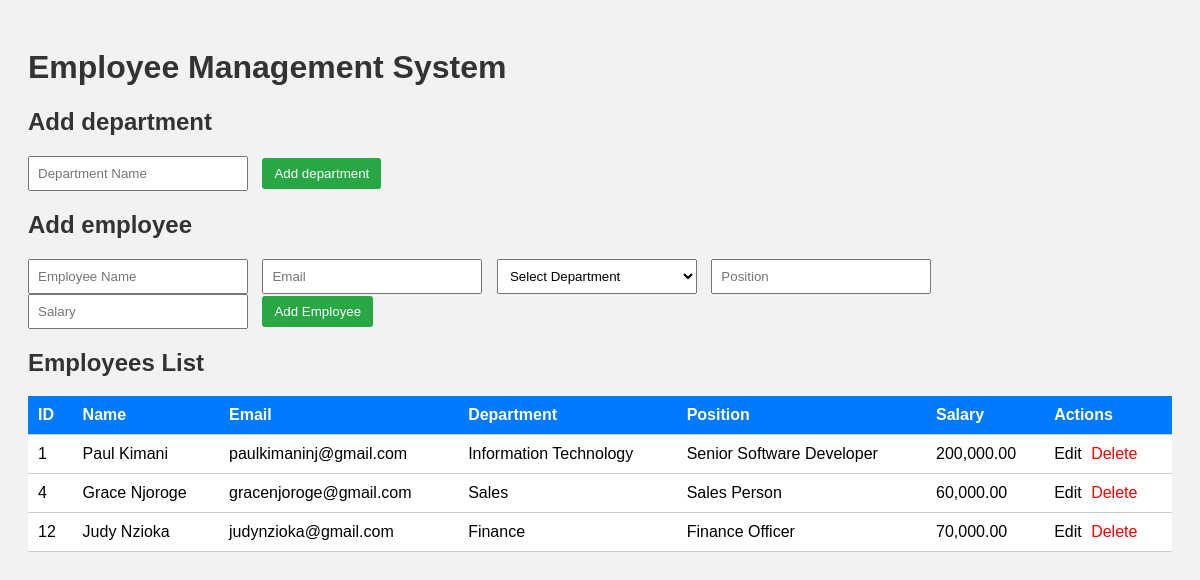
The page / on the database its author committed.
### tables this page shows
CREATE TABLE `employees` (
  `id` int(11) NOT NULL,
  `name` varchar(100) NOT NULL,
  `email` varchar(150) NOT NULL,
  `department_id` int(11) NOT NULL,
  `position` varchar(100) DEFAULT NULL,
  `salary` decimal(10,2) DEFAULT NULL
);

CREATE TABLE `departments` (
  `id` int(11) NOT NULL,
  `name` varchar(100) NOT NULL
);

### index.php (the view, shortened to what this page needs)
<?php
require 'connect.php';
$employees = [];
$sql = "SELECT employees.id, employees.name, employees.email, employees.position, employees.salary, departments.name AS dept_name
        FROM employees
        JOIN departments ON employees.department_id = departments.id
        ORDER BY employees.id ASC";
$res = $mysqli->query($sql);
while ($row = $res->fetch_assoc()) {
    $employees[] = $row;
}
?>
<!DOCTYPE html>
<html lang="en">
<head>
    <?php
    $css_file = "style.css"
        ?>
    <link rel="stylesheet" type="text/css" href="<?php echo $css_file ?>">
</head>
<body>
    <h1>Employee Management System</h1>
    <h2>Add department</h2>
    <form method="post">
        <input type="text" name="dept_name" placeholder="Department Name" required>
        <button type="submit" name="add_department">Add department</button>
    </form>
    <h2>Add employee</h2>
    <form method="post">
        <input type="text" name="name" placeholder="Employee Name" required>
        <input type="email" name="email" placeholder="Email" required>
        <select name="department_id" id="" required>
            <option value="">Select Department</option>
        </select>
        <input type="text" name="position" placeholder="Position">
        <input type="number" step="0.01" name="salary" placeholder="Salary">
        <button type="submit" name="add_employee">Add Employee</button>
    </form>
    <h2>Employees List</h2>
    <table>
        <tr>
            <th>ID</th>
            <th>Name</th>
            <th>Email</th>
            <th>Department</th>
            <th>Position</th>
            <th>Salary</th>
            <th>Actions</th>
        </tr>
        <?php foreach ($employees as $emp): ?>
            <tr>
                <td><?= $emp["id"] ?></td>
                <td><?= htmlspecialchars($emp['name']) ?></td>
                <td><?= htmlspecialchars($emp['email']) ?></td>
                <td><?= htmlspecialchars($emp['dept_name']) ?></td>
                <td><?= htmlspecialchars($emp['position']) ?></td>
                <td><?= number_format($emp['salary'], 2) ?></td>
                <td>
                    <a href="update.php?id=<?= $emp['id']; ?>" class="edit">Edit</a>
                    <a href="?delete_employee=<?= $emp['id'] ?>" class="delete"
                        onclick="return confirm('Delete this employee?')">Delete</a>
                </td>
            </tr>
        <?php endforeach; ?>
    </table>
</body>
</html>

### style.css (style rules this page uses)
body { font-family: Arial, sans-serif; background: #f2f2f2; padding: 20px; }
h1, h2 { color: #333; }
input[type=text], input[type=email], input[type=number], select { padding: 8px; margin-right: 10px; width: 200px; }
button { padding: 8px 12px; background: #28a745; color: #fff; border: none; border-radius: 3px; cursor: pointer; }
table { width: 100%; border-collapse: collapse; background: #fff; }
th, td { padding: 10px; border-bottom: 1px solid #ccc; text-align: left; }
th { background: #007bff; color: #fff; }
a.delete { color: red; text-decoration: none; padding: 5px; }
a.edit { color: black; text-decoration: none; }

### rows shown on the page
employees: id "1", name "Paul Kimani", email "paulkimaninj@gmail.com", department.name "Information Technology", position "Senior Software Developer", salary "200,000.00"
employees: id "4", name "Grace Njoroge", email "gracenjoroge@gmail.com", department.name "Sales", position "Sales Person", salary "60,000.00"
employees: id "12", name "Judy Nzioka", email "judynzioka@gmail.com", department.name "Finance", position "Finance Officer", salary "70,000.00"
